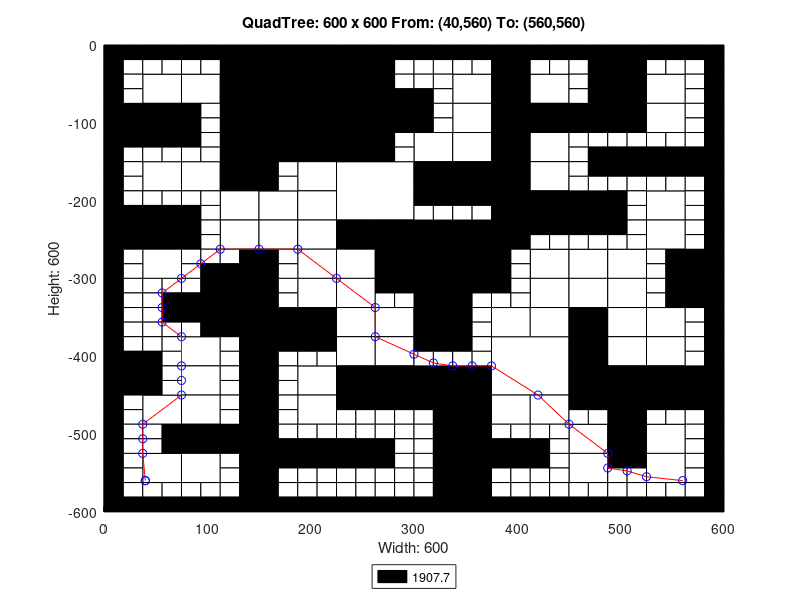

MATLAB code to generate this figure:
axis([0 600 -600 0]);
title('QuadTree: 600 x 600 From: (40,560) To: (560,560)');
xlabel('Width: 600');
ylabel('Height: 600');
rectangle('Position',[150 -75 75 75], 'FaceColor',[0 0 0]);
rectangle('Position',[150 -150 75 75], 'FaceColor',[0 0 0]);
rectangle('Position',[225 -225 75 75], 'FaceColor',[1 1 1]);
rectangle('Position',[300 -300 75 75], 'FaceColor',[0 0 0]);
rectangle('Position',[375 -450 75 75], 'FaceColor',[1 1 1]);
rectangle('Position',[37.5 -75 37.5 37.5], 'FaceColor',[1 1 1]);
rectangle('Position',[112.5 -37.5 37.5 37.5], 'FaceColor',[0 0 0]);
rectangle('Position',[75 -75 37.5 37.5], 'FaceColor',[1 1 1]);
rectangle('Position',[112.5 -75 37.5 37.5], 'FaceColor',[0 0 0]);
rectangle('Position',[0 -112.5 37.5 37.5], 'FaceColor',[0 0 0]);
rectangle('Position',[37.5 -112.5 37.5 37.5], 'FaceColor',[0 0 0]);
rectangle('Position',[112.5 -112.5 37.5 37.5], 'FaceColor',[0 0 0]);
rectangle('Position',[112.5 -150 37.5 37.5], 'FaceColor',[0 0 0]);
rectangle('Position',[225 -37.5 37.5 37.5], 'FaceColor',[0 0 0]);
rectangle('Position',[225 -75 37.5 37.5], 'FaceColor',[0 0 0]);
rectangle('Position',[225 -112.5 37.5 37.5], 'FaceColor',[0 0 0]);
rectangle('Position',[262.5 -112.5 37.5 37.5], 'FaceColor',[0 0 0]);
rectangle('Position',[225 -150 37.5 37.5], 'FaceColor',[0 0 0]);
rectangle('Position',[37.5 -187.5 37.5 37.5], 'FaceColor',[1 1 1]);
rectangle('Position',[75 -187.5 37.5 37.5], 'FaceColor',[1 1 1]);
rectangle('Position',[112.5 -187.5 37.5 37.5], 'FaceColor',[0 0 0]);
rectangle('Position',[112.5 -225 37.5 37.5], 'FaceColor',[1 1 1]);
rectangle('Position',[0 -262.5 37.5 37.5], 'FaceColor',[0 0 0]);
rectangle('Position',[37.5 -262.5 37.5 37.5], 'FaceColor',[0 0 0]);
rectangle('Position',[37.5 -300 37.5 37.5], 'FaceColor',[1 1 1]);
rectangle('Position',[112.5 -262.5 37.5 37.5], 'FaceColor',[1 1 1]);
rectangle('Position',[187.5 -187.5 37.5 37.5], 'FaceColor',[1 1 1]);
rectangle('Position',[150 -225 37.5 37.5], 'FaceColor',[1 1 1]);
rectangle('Position',[187.5 -225 37.5 37.5], 'FaceColor',[1 1 1]);
rectangle('Position',[150 -262.5 37.5 37.5], 'FaceColor',[1 1 1]);
rectangle('Position',[187.5 -262.5 37.5 37.5], 'FaceColor',[1 1 1]);
rectangle('Position',[187.5 -300 37.5 37.5], 'FaceColor',[1 1 1]);
rectangle('Position',[225 -262.5 37.5 37.5], 'FaceColor',[0 0 0]);
rectangle('Position',[262.5 -262.5 37.5 37.5], 'FaceColor',[0 0 0]);
rectangle('Position',[225 -300 37.5 37.5], 'FaceColor',[1 1 1]);
rectangle('Position',[262.5 -300 37.5 37.5], 'FaceColor',[0 0 0]);
rectangle('Position',[337.5 -75 37.5 37.5], 'FaceColor',[1 1 1]);
rectangle('Position',[375 -37.5 37.5 37.5], 'FaceColor',[0 0 0]);
rectangle('Position',[375 -75 37.5 37.5], 'FaceColor',[0 0 0]);
rectangle('Position',[412.5 -75 37.5 37.5], 'FaceColor',[1 1 1]);
rectangle('Position',[337.5 -112.5 37.5 37.5], 'FaceColor',[1 1 1]);
rectangle('Position',[300 -150 37.5 37.5], 'FaceColor',[1 1 1]);
rectangle('Position',[337.5 -150 37.5 37.5], 'FaceColor',[1 1 1]);
rectangle('Position',[375 -112.5 37.5 37.5], 'FaceColor',[0 0 0]);
rectangle('Position',[412.5 -112.5 37.5 37.5], 'FaceColor',[0 0 0]);
rectangle('Position',[375 -150 37.5 37.5], 'FaceColor',[0 0 0]);
rectangle('Position',[412.5 -150 37.5 37.5], 'FaceColor',[1 1 1]);
rectangle('Position',[487.5 -37.5 37.5 37.5], 'FaceColor',[0 0 0]);
rectangle('Position',[487.5 -75 37.5 37.5], 'FaceColor',[0 0 0]);
rectangle('Position',[525 -75 37.5 37.5], 'FaceColor',[1 1 1]);
rectangle('Position',[450 -112.5 37.5 37.5], 'FaceColor',[0 0 0]);
rectangle('Position',[487.5 -112.5 37.5 37.5], 'FaceColor',[0 0 0]);
rectangle('Position',[525 -112.5 37.5 37.5], 'FaceColor',[1 1 1]);
rectangle('Position',[300 -187.5 37.5 37.5], 'FaceColor',[0 0 0]);
rectangle('Position',[337.5 -187.5 37.5 37.5], 'FaceColor',[0 0 0]);
rectangle('Position',[375 -187.5 37.5 37.5], 'FaceColor',[0 0 0]);
rectangle('Position',[412.5 -187.5 37.5 37.5], 'FaceColor',[1 1 1]);
rectangle('Position',[375 -225 37.5 37.5], 'FaceColor',[0 0 0]);
rectangle('Position',[412.5 -225 37.5 37.5], 'FaceColor',[0 0 0]);
rectangle('Position',[375 -262.5 37.5 37.5], 'FaceColor',[0 0 0]);
rectangle('Position',[412.5 -300 37.5 37.5], 'FaceColor',[1 1 1]);
rectangle('Position',[450 -225 37.5 37.5], 'FaceColor',[0 0 0]);
rectangle('Position',[525 -225 37.5 37.5], 'FaceColor',[1 1 1]);
rectangle('Position',[450 -300 37.5 37.5], 'FaceColor',[1 1 1]);
rectangle('Position',[487.5 -300 37.5 37.5], 'FaceColor',[1 1 1]);
rectangle('Position',[525 -262.5 37.5 37.5], 'FaceColor',[1 1 1]);
rectangle('Position',[562.5 -300 37.5 37.5], 'FaceColor',[0 0 0]);
rectangle('Position',[112.5 -337.5 37.5 37.5], 'FaceColor',[0 0 0]);
rectangle('Position',[112.5 -375 37.5 37.5], 'FaceColor',[0 0 0]);
rectangle('Position',[0 -450 37.5 37.5], 'FaceColor',[0 0 0]);
rectangle('Position',[75 -412.5 37.5 37.5], 'FaceColor',[1 1 1]);
rectangle('Position',[75 -450 37.5 37.5], 'FaceColor',[1 1 1]);
rectangle('Position',[187.5 -337.5 37.5 37.5], 'FaceColor',[1 1 1]);
rectangle('Position',[150 -375 37.5 37.5], 'FaceColor',[0 0 0]);
rectangle('Position',[187.5 -375 37.5 37.5], 'FaceColor',[0 0 0]);
rectangle('Position',[225 -337.5 37.5 37.5], 'FaceColor',[1 1 1]);
rectangle('Position',[225 -375 37.5 37.5], 'FaceColor',[1 1 1]);
rectangle('Position',[262.5 -375 37.5 37.5], 'FaceColor',[1 1 1]);
rectangle('Position',[187.5 -450 37.5 37.5], 'FaceColor',[1 1 1]);
rectangle('Position',[225 -412.5 37.5 37.5], 'FaceColor',[1 1 1]);
rectangle('Position',[262.5 -412.5 37.5 37.5], 'FaceColor',[1 1 1]);
rectangle('Position',[225 -450 37.5 37.5], 'FaceColor',[0 0 0]);
rectangle('Position',[262.5 -450 37.5 37.5], 'FaceColor',[0 0 0]);
rectangle('Position',[37.5 -487.5 37.5 37.5], 'FaceColor',[1 1 1]);
rectangle('Position',[75 -487.5 37.5 37.5], 'FaceColor',[1 1 1]);
rectangle('Position',[75 -525 37.5 37.5], 'FaceColor',[0 0 0]);
rectangle('Position',[112.5 -525 37.5 37.5], 'FaceColor',[0 0 0]);
rectangle('Position',[37.5 -562.5 37.5 37.5], 'FaceColor',[1 1 1]);
rectangle('Position',[75 -562.5 37.5 37.5], 'FaceColor',[1 1 1]);
rectangle('Position',[187.5 -487.5 37.5 37.5], 'FaceColor',[1 1 1]);
rectangle('Position',[300 -337.5 37.5 37.5], 'FaceColor',[0 0 0]);
rectangle('Position',[300 -375 37.5 37.5], 'FaceColor',[0 0 0]);
rectangle('Position',[412.5 -337.5 37.5 37.5], 'FaceColor',[1 1 1]);
rectangle('Position',[375 -375 37.5 37.5], 'FaceColor',[1 1 1]);
rectangle('Position',[412.5 -375 37.5 37.5], 'FaceColor',[1 1 1]);
rectangle('Position',[300 -450 37.5 37.5], 'FaceColor',[0 0 0]);
rectangle('Position',[337.5 -450 37.5 37.5], 'FaceColor',[0 0 0]);
rectangle('Position',[450 -337.5 37.5 37.5], 'FaceColor',[1 1 1]);
rectangle('Position',[487.5 -337.5 37.5 37.5], 'FaceColor',[1 1 1]);
rectangle('Position',[450 -375 37.5 37.5], 'FaceColor',[0 0 0]);
rectangle('Position',[487.5 -375 37.5 37.5], 'FaceColor',[1 1 1]);
rectangle('Position',[562.5 -337.5 37.5 37.5], 'FaceColor',[0 0 0]);
rectangle('Position',[525 -375 37.5 37.5], 'FaceColor',[1 1 1]);
rectangle('Position',[450 -412.5 37.5 37.5], 'FaceColor',[0 0 0]);
rectangle('Position',[487.5 -412.5 37.5 37.5], 'FaceColor',[1 1 1]);
rectangle('Position',[450 -450 37.5 37.5], 'FaceColor',[0 0 0]);
rectangle('Position',[487.5 -450 37.5 37.5], 'FaceColor',[0 0 0]);
rectangle('Position',[525 -412.5 37.5 37.5], 'FaceColor',[1 1 1]);
rectangle('Position',[525 -450 37.5 37.5], 'FaceColor',[0 0 0]);
rectangle('Position',[562.5 -450 37.5 37.5], 'FaceColor',[0 0 0]);
rectangle('Position',[337.5 -487.5 37.5 37.5], 'FaceColor',[0 0 0]);
rectangle('Position',[337.5 -525 37.5 37.5], 'FaceColor',[0 0 0]);
rectangle('Position',[375 -487.5 37.5 37.5], 'FaceColor',[1 1 1]);
rectangle('Position',[412.5 -487.5 37.5 37.5], 'FaceColor',[1 1 1]);
rectangle('Position',[337.5 -562.5 37.5 37.5], 'FaceColor',[0 0 0]);
rectangle('Position',[337.5 -600 37.5 37.5], 'FaceColor',[0 0 0]);
rectangle('Position',[487.5 -487.5 37.5 37.5], 'FaceColor',[0 0 0]);
rectangle('Position',[450 -525 37.5 37.5], 'FaceColor',[1 1 1]);
rectangle('Position',[487.5 -525 37.5 37.5], 'FaceColor',[0 0 0]);
rectangle('Position',[525 -525 37.5 37.5], 'FaceColor',[1 1 1]);
rectangle('Position',[450 -562.5 37.5 37.5], 'FaceColor',[1 1 1]);
rectangle('Position',[525 -562.5 37.5 37.5], 'FaceColor',[1 1 1]);
rectangle('Position',[0 -18.75 18.75 18.75], 'FaceColor',[0 0 0]);
rectangle('Position',[18.75 -18.75 18.75 18.75], 'FaceColor',[0 0 0]);
rectangle('Position',[0 -37.5 18.75 18.75], 'FaceColor',[0 0 0]);
rectangle('Position',[18.75 -37.5 18.75 18.75], 'FaceColor',[1 1 1]);
rectangle('Position',[37.5 -18.75 18.75 18.75], 'FaceColor',[0 0 0]);
rectangle('Position',[56.25 -18.75 18.75 18.75], 'FaceColor',[0 0 0]);
rectangle('Position',[37.5 -37.5 18.75 18.75], 'FaceColor',[1 1 1]);
rectangle('Position',[56.25 -37.5 18.75 18.75], 'FaceColor',[1 1 1]);
rectangle('Position',[0 -56.25 18.75 18.75], 'FaceColor',[0 0 0]);
rectangle('Position',[18.75 -56.25 18.75 18.75], 'FaceColor',[1 1 1]);
rectangle('Position',[0 -75 18.75 18.75], 'FaceColor',[0 0 0]);
rectangle('Position',[18.75 -75 18.75 18.75], 'FaceColor',[1 1 1]);
rectangle('Position',[75 -18.75 18.75 18.75], 'FaceColor',[0 0 0]);
rectangle('Position',[93.75 -18.75 18.75 18.75], 'FaceColor',[0 0 0]);
rectangle('Position',[75 -37.5 18.75 18.75], 'FaceColor',[1 1 1]);
rectangle('Position',[93.75 -37.5 18.75 18.75], 'FaceColor',[1 1 1]);
rectangle('Position',[0 -131.25 18.75 18.75], 'FaceColor',[0 0 0]);
rectangle('Position',[18.75 -131.25 18.75 18.75], 'FaceColor',[0 0 0]);
rectangle('Position',[0 -150 18.75 18.75], 'FaceColor',[0 0 0]);
rectangle('Position',[18.75 -150 18.75 18.75], 'FaceColor',[1 1 1]);
rectangle('Position',[37.5 -131.25 18.75 18.75], 'FaceColor',[0 0 0]);
rectangle('Position',[56.25 -131.25 18.75 18.75], 'FaceColor',[0 0 0]);
rectangle('Position',[37.5 -150 18.75 18.75], 'FaceColor',[1 1 1]);
rectangle('Position',[56.25 -150 18.75 18.75], 'FaceColor',[1 1 1]);
rectangle('Position',[75 -93.75 18.75 18.75], 'FaceColor',[0 0 0]);
rectangle('Position',[93.75 -93.75 18.75 18.75], 'FaceColor',[1 1 1]);
rectangle('Position',[75 -112.5 18.75 18.75], 'FaceColor',[0 0 0]);
rectangle('Position',[93.75 -112.5 18.75 18.75], 'FaceColor',[1 1 1]);
rectangle('Position',[75 -131.25 18.75 18.75], 'FaceColor',[0 0 0]);
rectangle('Position',[93.75 -131.25 18.75 18.75], 'FaceColor',[1 1 1]);
rectangle('Position',[75 -150 18.75 18.75], 'FaceColor',[1 1 1]);
rectangle('Position',[93.75 -150 18.75 18.75], 'FaceColor',[1 1 1]);
rectangle('Position',[262.5 -18.75 18.75 18.75], 'FaceColor',[0 0 0]);
rectangle('Position',[281.25 -18.75 18.75 18.75], 'FaceColor',[0 0 0]);
rectangle('Position',[262.5 -37.5 18.75 18.75], 'FaceColor',[0 0 0]);
rectangle('Position',[281.25 -37.5 18.75 18.75], 'FaceColor',[1 1 1]);
rectangle('Position',[262.5 -56.25 18.75 18.75], 'FaceColor',[0 0 0]);
rectangle('Position',[281.25 -56.25 18.75 18.75], 'FaceColor',[1 1 1]);
rectangle('Position',[262.5 -75 18.75 18.75], 'FaceColor',[0 0 0]);
rectangle('Position',[281.25 -75 18.75 18.75], 'FaceColor',[0 0 0]);
rectangle('Position',[262.5 -131.25 18.75 18.75], 'FaceColor',[0 0 0]);
rectangle('Position',[281.25 -131.25 18.75 18.75], 'FaceColor',[1 1 1]);
rectangle('Position',[262.5 -150 18.75 18.75], 'FaceColor',[0 0 0]);
rectangle('Position',[281.25 -150 18.75 18.75], 'FaceColor',[1 1 1]);
rectangle('Position',[0 -168.75 18.75 18.75], 'FaceColor',[0 0 0]);
rectangle('Position',[18.75 -168.75 18.75 18.75], 'FaceColor',[1 1 1]);
rectangle('Position',[0 -187.5 18.75 18.75], 'FaceColor',[0 0 0]);
rectangle('Position',[18.75 -187.5 18.75 18.75], 'FaceColor',[1 1 1]);
rectangle('Position',[0 -206.25 18.75 18.75], 'FaceColor',[0 0 0]);
rectangle('Position',[18.75 -206.25 18.75 18.75], 'FaceColor',[1 1 1]);
rectangle('Position',[0 -225 18.75 18.75], 'FaceColor',[0 0 0]);
rectangle('Position',[18.75 -225 18.75 18.75], 'FaceColor',[0 0 0]);
rectangle('Position',[37.5 -206.25 18.75 18.75], 'FaceColor',[1 1 1]);
rectangle('Position',[56.25 -206.25 18.75 18.75], 'FaceColor',[1 1 1]);
rectangle('Position',[37.5 -225 18.75 18.75], 'FaceColor',[0 0 0]);
rectangle('Position',[56.25 -225 18.75 18.75], 'FaceColor',[0 0 0]);
rectangle('Position',[75 -206.25 18.75 18.75], 'FaceColor',[1 1 1]);
rectangle('Position',[93.75 -206.25 18.75 18.75], 'FaceColor',[1 1 1]);
rectangle('Position',[75 -225 18.75 18.75], 'FaceColor',[0 0 0]);
rectangle('Position',[93.75 -225 18.75 18.75], 'FaceColor',[1 1 1]);
rectangle('Position',[0 -281.25 18.75 18.75], 'FaceColor',[0 0 0]);
rectangle('Position',[18.75 -281.25 18.75 18.75], 'FaceColor',[1 1 1]);
rectangle('Position',[0 -300 18.75 18.75], 'FaceColor',[0 0 0]);
rectangle('Position',[18.75 -300 18.75 18.75], 'FaceColor',[1 1 1]);
rectangle('Position',[75 -243.75 18.75 18.75], 'FaceColor',[0 0 0]);
rectangle('Position',[93.75 -243.75 18.75 18.75], 'FaceColor',[1 1 1]);
rectangle('Position',[75 -262.5 18.75 18.75], 'FaceColor',[0 0 0]);
rectangle('Position',[93.75 -262.5 18.75 18.75], 'FaceColor',[1 1 1]);
rectangle('Position',[75 -281.25 18.75 18.75], 'FaceColor',[1 1 1]);
rectangle('Position',[93.75 -281.25 18.75 18.75], 'FaceColor',[1 1 1]);
rectangle('Position',[75 -300 18.75 18.75], 'FaceColor',[1 1 1]);
rectangle('Position',[93.75 -300 18.75 18.75], 'FaceColor',[0 0 0]);
rectangle('Position',[112.5 -281.25 18.75 18.75], 'FaceColor',[1 1 1]);
rectangle('Position',[131.25 -281.25 18.75 18.75], 'FaceColor',[0 0 0]);
rectangle('Position',[112.5 -300 18.75 18.75], 'FaceColor',[0 0 0]);
rectangle('Position',[131.25 -300 18.75 18.75], 'FaceColor',[0 0 0]);
rectangle('Position',[150 -168.75 18.75 18.75], 'FaceColor',[0 0 0]);
rectangle('Position',[168.75 -168.75 18.75 18.75], 'FaceColor',[1 1 1]);
rectangle('Position',[150 -187.5 18.75 18.75], 'FaceColor',[0 0 0]);
rectangle('Position',[168.75 -187.5 18.75 18.75], 'FaceColor',[1 1 1]);
rectangle('Position',[150 -281.25 18.75 18.75], 'FaceColor',[0 0 0]);
rectangle('Position',[168.75 -281.25 18.75 18.75], 'FaceColor',[1 1 1]);
rectangle('Position',[150 -300 18.75 18.75], 'FaceColor',[0 0 0]);
rectangle('Position',[168.75 -300 18.75 18.75], 'FaceColor',[1 1 1]);
rectangle('Position',[300 -18.75 18.75 18.75], 'FaceColor',[0 0 0]);
rectangle('Position',[318.75 -18.75 18.75 18.75], 'FaceColor',[0 0 0]);
rectangle('Position',[300 -37.5 18.75 18.75], 'FaceColor',[1 1 1]);
rectangle('Position',[318.75 -37.5 18.75 18.75], 'FaceColor',[1 1 1]);
rectangle('Position',[337.5 -18.75 18.75 18.75], 'FaceColor',[0 0 0]);
rectangle('Position',[356.25 -18.75 18.75 18.75], 'FaceColor',[0 0 0]);
rectangle('Position',[337.5 -37.5 18.75 18.75], 'FaceColor',[1 1 1]);
rectangle('Position',[356.25 -37.5 18.75 18.75], 'FaceColor',[1 1 1]);
rectangle('Position',[300 -56.25 18.75 18.75], 'FaceColor',[1 1 1]);
rectangle('Position',[318.75 -56.25 18.75 18.75], 'FaceColor',[1 1 1]);
rectangle('Position',[300 -75 18.75 18.75], 'FaceColor',[0 0 0]);
rectangle('Position',[318.75 -75 18.75 18.75], 'FaceColor',[1 1 1]);
rectangle('Position',[412.5 -18.75 18.75 18.75], 'FaceColor',[0 0 0]);
rectangle('Position',[431.25 -18.75 18.75 18.75], 'FaceColor',[0 0 0]);
rectangle('Position',[412.5 -37.5 18.75 18.75], 'FaceColor',[1 1 1]);
rectangle('Position',[431.25 -37.5 18.75 18.75], 'FaceColor',[1 1 1]);
rectangle('Position',[300 -93.75 18.75 18.75], 'FaceColor',[0 0 0]);
rectangle('Position',[318.75 -93.75 18.75 18.75], 'FaceColor',[1 1 1]);
rectangle('Position',[300 -112.5 18.75 18.75], 'FaceColor',[0 0 0]);
rectangle('Position',[318.75 -112.5 18.75 18.75], 'FaceColor',[1 1 1]);
rectangle('Position',[450 -18.75 18.75 18.75], 'FaceColor',[0 0 0]);
rectangle('Position',[468.75 -18.75 18.75 18.75], 'FaceColor',[0 0 0]);
rectangle('Position',[450 -37.5 18.75 18.75], 'FaceColor',[1 1 1]);
rectangle('Position',[468.75 -37.5 18.75 18.75], 'FaceColor',[0 0 0]);
rectangle('Position',[450 -56.25 18.75 18.75], 'FaceColor',[1 1 1]);
rectangle('Position',[468.75 -56.25 18.75 18.75], 'FaceColor',[0 0 0]);
rectangle('Position',[450 -75 18.75 18.75], 'FaceColor',[1 1 1]);
rectangle('Position',[468.75 -75 18.75 18.75], 'FaceColor',[0 0 0]);
rectangle('Position',[525 -18.75 18.75 18.75], 'FaceColor',[0 0 0]);
rectangle('Position',[543.75 -18.75 18.75 18.75], 'FaceColor',[0 0 0]);
rectangle('Position',[525 -37.5 18.75 18.75], 'FaceColor',[1 1 1]);
rectangle('Position',[543.75 -37.5 18.75 18.75], 'FaceColor',[1 1 1]);
rectangle('Position',[562.5 -18.75 18.75 18.75], 'FaceColor',[0 0 0]);
rectangle('Position',[581.25 -18.75 18.75 18.75], 'FaceColor',[0 0 0]);
rectangle('Position',[562.5 -37.5 18.75 18.75], 'FaceColor',[1 1 1]);
rectangle('Position',[581.25 -37.5 18.75 18.75], 'FaceColor',[0 0 0]);
rectangle('Position',[562.5 -56.25 18.75 18.75], 'FaceColor',[1 1 1]);
rectangle('Position',[581.25 -56.25 18.75 18.75], 'FaceColor',[0 0 0]);
rectangle('Position',[562.5 -75 18.75 18.75], 'FaceColor',[1 1 1]);
rectangle('Position',[581.25 -75 18.75 18.75], 'FaceColor',[0 0 0]);
rectangle('Position',[450 -131.25 18.75 18.75], 'FaceColor',[1 1 1]);
rectangle('Position',[468.75 -131.25 18.75 18.75], 'FaceColor',[1 1 1]);
rectangle('Position',[450 -150 18.75 18.75], 'FaceColor',[1 1 1]);
rectangle('Position',[468.75 -150 18.75 18.75], 'FaceColor',[0 0 0]);
rectangle('Position',[487.5 -131.25 18.75 18.75], 'FaceColor',[1 1 1]);
rectangle('Position',[506.25 -131.25 18.75 18.75], 'FaceColor',[1 1 1]);
rectangle('Position',[487.5 -150 18.75 18.75], 'FaceColor',[0 0 0]);
rectangle('Position',[506.25 -150 18.75 18.75], 'FaceColor',[0 0 0]);
rectangle('Position',[562.5 -93.75 18.75 18.75], 'FaceColor',[1 1 1]);
rectangle('Position',[581.25 -93.75 18.75 18.75], 'FaceColor',[0 0 0]);
rectangle('Position',[562.5 -112.5 18.75 18.75], 'FaceColor',[1 1 1]);
rectangle('Position',[581.25 -112.5 18.75 18.75], 'FaceColor',[0 0 0]);
rectangle('Position',[525 -131.25 18.75 18.75], 'FaceColor',[1 1 1]);
rectangle('Position',[543.75 -131.25 18.75 18.75], 'FaceColor',[1 1 1]);
rectangle('Position',[525 -150 18.75 18.75], 'FaceColor',[0 0 0]);
rectangle('Position',[543.75 -150 18.75 18.75], 'FaceColor',[0 0 0]);
rectangle('Position',[562.5 -131.25 18.75 18.75], 'FaceColor',[1 1 1]);
rectangle('Position',[581.25 -131.25 18.75 18.75], 'FaceColor',[0 0 0]);
rectangle('Position',[562.5 -150 18.75 18.75], 'FaceColor',[0 0 0]);
rectangle('Position',[581.25 -150 18.75 18.75], 'FaceColor',[0 0 0]);
rectangle('Position',[300 -206.25 18.75 18.75], 'FaceColor',[0 0 0]);
rectangle('Position',[318.75 -206.25 18.75 18.75], 'FaceColor',[0 0 0]);
rectangle('Position',[300 -225 18.75 18.75], 'FaceColor',[1 1 1]);
rectangle('Position',[318.75 -225 18.75 18.75], 'FaceColor',[1 1 1]);
rectangle('Position',[337.5 -206.25 18.75 18.75], 'FaceColor',[0 0 0]);
rectangle('Position',[356.25 -206.25 18.75 18.75], 'FaceColor',[0 0 0]);
rectangle('Position',[337.5 -225 18.75 18.75], 'FaceColor',[1 1 1]);
rectangle('Position',[356.25 -225 18.75 18.75], 'FaceColor',[1 1 1]);
rectangle('Position',[412.5 -243.75 18.75 18.75], 'FaceColor',[0 0 0]);
rectangle('Position',[431.25 -243.75 18.75 18.75], 'FaceColor',[0 0 0]);
rectangle('Position',[412.5 -262.5 18.75 18.75], 'FaceColor',[1 1 1]);
rectangle('Position',[431.25 -262.5 18.75 18.75], 'FaceColor',[1 1 1]);
rectangle('Position',[375 -281.25 18.75 18.75], 'FaceColor',[0 0 0]);
rectangle('Position',[393.75 -281.25 18.75 18.75], 'FaceColor',[1 1 1]);
rectangle('Position',[375 -300 18.75 18.75], 'FaceColor',[0 0 0]);
rectangle('Position',[393.75 -300 18.75 18.75], 'FaceColor',[1 1 1]);
rectangle('Position',[450 -168.75 18.75 18.75], 'FaceColor',[1 1 1]);
rectangle('Position',[468.75 -168.75 18.75 18.75], 'FaceColor',[0 0 0]);
rectangle('Position',[450 -187.5 18.75 18.75], 'FaceColor',[1 1 1]);
rectangle('Position',[468.75 -187.5 18.75 18.75], 'FaceColor',[1 1 1]);
rectangle('Position',[487.5 -168.75 18.75 18.75], 'FaceColor',[0 0 0]);
rectangle('Position',[506.25 -168.75 18.75 18.75], 'FaceColor',[0 0 0]);
rectangle('Position',[487.5 -187.5 18.75 18.75], 'FaceColor',[1 1 1]);
rectangle('Position',[506.25 -187.5 18.75 18.75], 'FaceColor',[1 1 1]);
rectangle('Position',[487.5 -206.25 18.75 18.75], 'FaceColor',[0 0 0]);
rectangle('Position',[506.25 -206.25 18.75 18.75], 'FaceColor',[1 1 1]);
rectangle('Position',[487.5 -225 18.75 18.75], 'FaceColor',[0 0 0]);
rectangle('Position',[506.25 -225 18.75 18.75], 'FaceColor',[1 1 1]);
rectangle('Position',[525 -168.75 18.75 18.75], 'FaceColor',[0 0 0]);
rectangle('Position',[543.75 -168.75 18.75 18.75], 'FaceColor',[0 0 0]);
rectangle('Position',[525 -187.5 18.75 18.75], 'FaceColor',[1 1 1]);
rectangle('Position',[543.75 -187.5 18.75 18.75], 'FaceColor',[1 1 1]);
rectangle('Position',[562.5 -168.75 18.75 18.75], 'FaceColor',[0 0 0]);
rectangle('Position',[581.25 -168.75 18.75 18.75], 'FaceColor',[0 0 0]);
rectangle('Position',[562.5 -187.5 18.75 18.75], 'FaceColor',[1 1 1]);
rectangle('Position',[581.25 -187.5 18.75 18.75], 'FaceColor',[0 0 0]);
rectangle('Position',[562.5 -206.25 18.75 18.75], 'FaceColor',[1 1 1]);
rectangle('Position',[581.25 -206.25 18.75 18.75], 'FaceColor',[0 0 0]);
rectangle('Position',[562.5 -225 18.75 18.75], 'FaceColor',[1 1 1]);
rectangle('Position',[581.25 -225 18.75 18.75], 'FaceColor',[0 0 0]);
rectangle('Position',[450 -243.75 18.75 18.75], 'FaceColor',[0 0 0]);
rectangle('Position',[468.75 -243.75 18.75 18.75], 'FaceColor',[0 0 0]);
rectangle('Position',[450 -262.5 18.75 18.75], 'FaceColor',[1 1 1]);
rectangle('Position',[468.75 -262.5 18.75 18.75], 'FaceColor',[1 1 1]);
rectangle('Position',[487.5 -243.75 18.75 18.75], 'FaceColor',[0 0 0]);
rectangle('Position',[506.25 -243.75 18.75 18.75], 'FaceColor',[1 1 1]);
rectangle('Position',[487.5 -262.5 18.75 18.75], 'FaceColor',[1 1 1]);
rectangle('Position',[506.25 -262.5 18.75 18.75], 'FaceColor',[1 1 1]);
rectangle('Position',[562.5 -243.75 18.75 18.75], 'FaceColor',[1 1 1]);
rectangle('Position',[581.25 -243.75 18.75 18.75], 'FaceColor',[0 0 0]);
rectangle('Position',[562.5 -262.5 18.75 18.75], 'FaceColor',[1 1 1]);
rectangle('Position',[581.25 -262.5 18.75 18.75], 'FaceColor',[0 0 0]);
rectangle('Position',[525 -281.25 18.75 18.75], 'FaceColor',[1 1 1]);
rectangle('Position',[543.75 -281.25 18.75 18.75], 'FaceColor',[0 0 0]);
rectangle('Position',[525 -300 18.75 18.75], 'FaceColor',[1 1 1]);
rectangle('Position',[543.75 -300 18.75 18.75], 'FaceColor',[0 0 0]);
rectangle('Position',[0 -318.75 18.75 18.75], 'FaceColor',[0 0 0]);
rectangle('Position',[18.75 -318.75 18.75 18.75], 'FaceColor',[1 1 1]);
rectangle('Position',[0 -337.5 18.75 18.75], 'FaceColor',[0 0 0]);
rectangle('Position',[18.75 -337.5 18.75 18.75], 'FaceColor',[1 1 1]);
rectangle('Position',[37.5 -318.75 18.75 18.75], 'FaceColor',[1 1 1]);
rectangle('Position',[56.25 -318.75 18.75 18.75], 'FaceColor',[1 1 1]);
rectangle('Position',[37.5 -337.5 18.75 18.75], 'FaceColor',[1 1 1]);
rectangle('Position',[56.25 -337.5 18.75 18.75], 'FaceColor',[0 0 0]);
rectangle('Position',[0 -356.25 18.75 18.75], 'FaceColor',[0 0 0]);
rectangle('Position',[18.75 -356.25 18.75 18.75], 'FaceColor',[1 1 1]);
rectangle('Position',[0 -375 18.75 18.75], 'FaceColor',[0 0 0]);
rectangle('Position',[18.75 -375 18.75 18.75], 'FaceColor',[1 1 1]);
rectangle('Position',[37.5 -356.25 18.75 18.75], 'FaceColor',[1 1 1]);
rectangle('Position',[56.25 -356.25 18.75 18.75], 'FaceColor',[0 0 0]);
rectangle('Position',[37.5 -375 18.75 18.75], 'FaceColor',[1 1 1]);
rectangle('Position',[56.25 -375 18.75 18.75], 'FaceColor',[1 1 1]);
rectangle('Position',[75 -318.75 18.75 18.75], 'FaceColor',[1 1 1]);
rectangle('Position',[93.75 -318.75 18.75 18.75], 'FaceColor',[0 0 0]);
rectangle('Position',[75 -337.5 18.75 18.75], 'FaceColor',[0 0 0]);
rectangle('Position',[93.75 -337.5 18.75 18.75], 'FaceColor',[0 0 0]);
rectangle('Position',[75 -356.25 18.75 18.75], 'FaceColor',[0 0 0]);
rectangle('Position',[93.75 -356.25 18.75 18.75], 'FaceColor',[0 0 0]);
rectangle('Position',[75 -375 18.75 18.75], 'FaceColor',[1 1 1]);
rectangle('Position',[93.75 -375 18.75 18.75], 'FaceColor',[0 0 0]);
rectangle('Position',[0 -393.75 18.75 18.75], 'FaceColor',[0 0 0]);
rectangle('Position',[18.75 -393.75 18.75 18.75], 'FaceColor',[1 1 1]);
rectangle('Position',[0 -412.5 18.75 18.75], 'FaceColor',[0 0 0]);
rectangle('Position',[18.75 -412.5 18.75 18.75], 'FaceColor',[0 0 0]);
rectangle('Position',[37.5 -393.75 18.75 18.75], 'FaceColor',[1 1 1]);
rectangle('Position',[56.25 -393.75 18.75 18.75], 'FaceColor',[1 1 1]);
rectangle('Position',[37.5 -412.5 18.75 18.75], 'FaceColor',[0 0 0]);
rectangle('Position',[56.25 -412.5 18.75 18.75], 'FaceColor',[1 1 1]);
rectangle('Position',[37.5 -431.25 18.75 18.75], 'FaceColor',[0 0 0]);
rectangle('Position',[56.25 -431.25 18.75 18.75], 'FaceColor',[1 1 1]);
rectangle('Position',[37.5 -450 18.75 18.75], 'FaceColor',[0 0 0]);
rectangle('Position',[56.25 -450 18.75 18.75], 'FaceColor',[1 1 1]);
rectangle('Position',[112.5 -393.75 18.75 18.75], 'FaceColor',[1 1 1]);
rectangle('Position',[131.25 -393.75 18.75 18.75], 'FaceColor',[0 0 0]);
rectangle('Position',[112.5 -412.5 18.75 18.75], 'FaceColor',[1 1 1]);
rectangle('Position',[131.25 -412.5 18.75 18.75], 'FaceColor',[0 0 0]);
rectangle('Position',[112.5 -431.25 18.75 18.75], 'FaceColor',[1 1 1]);
rectangle('Position',[131.25 -431.25 18.75 18.75], 'FaceColor',[0 0 0]);
rectangle('Position',[112.5 -450 18.75 18.75], 'FaceColor',[1 1 1]);
rectangle('Position',[131.25 -450 18.75 18.75], 'FaceColor',[0 0 0]);
rectangle('Position',[150 -318.75 18.75 18.75], 'FaceColor',[0 0 0]);
rectangle('Position',[168.75 -318.75 18.75 18.75], 'FaceColor',[1 1 1]);
rectangle('Position',[150 -337.5 18.75 18.75], 'FaceColor',[0 0 0]);
rectangle('Position',[168.75 -337.5 18.75 18.75], 'FaceColor',[1 1 1]);
rectangle('Position',[262.5 -318.75 18.75 18.75], 'FaceColor',[0 0 0]);
rectangle('Position',[281.25 -318.75 18.75 18.75], 'FaceColor',[0 0 0]);
rectangle('Position',[262.5 -337.5 18.75 18.75], 'FaceColor',[1 1 1]);
rectangle('Position',[281.25 -337.5 18.75 18.75], 'FaceColor',[1 1 1]);
rectangle('Position',[150 -393.75 18.75 18.75], 'FaceColor',[0 0 0]);
rectangle('Position',[168.75 -393.75 18.75 18.75], 'FaceColor',[0 0 0]);
rectangle('Position',[150 -412.5 18.75 18.75], 'FaceColor',[0 0 0]);
rectangle('Position',[168.75 -412.5 18.75 18.75], 'FaceColor',[1 1 1]);
rectangle('Position',[187.5 -393.75 18.75 18.75], 'FaceColor',[0 0 0]);
rectangle('Position',[206.25 -393.75 18.75 18.75], 'FaceColor',[0 0 0]);
rectangle('Position',[187.5 -412.5 18.75 18.75], 'FaceColor',[1 1 1]);
rectangle('Position',[206.25 -412.5 18.75 18.75], 'FaceColor',[1 1 1]);
rectangle('Position',[150 -431.25 18.75 18.75], 'FaceColor',[0 0 0]);
rectangle('Position',[168.75 -431.25 18.75 18.75], 'FaceColor',[1 1 1]);
rectangle('Position',[150 -450 18.75 18.75], 'FaceColor',[0 0 0]);
rectangle('Position',[168.75 -450 18.75 18.75], 'FaceColor',[1 1 1]);
rectangle('Position',[0 -468.75 18.75 18.75], 'FaceColor',[0 0 0]);
rectangle('Position',[18.75 -468.75 18.75 18.75], 'FaceColor',[1 1 1]);
rectangle('Position',[0 -487.5 18.75 18.75], 'FaceColor',[0 0 0]);
rectangle('Position',[18.75 -487.5 18.75 18.75], 'FaceColor',[1 1 1]);
rectangle('Position',[0 -506.25 18.75 18.75], 'FaceColor',[0 0 0]);
rectangle('Position',[18.75 -506.25 18.75 18.75], 'FaceColor',[1 1 1]);
rectangle('Position',[0 -525 18.75 18.75], 'FaceColor',[0 0 0]);
rectangle('Position',[18.75 -525 18.75 18.75], 'FaceColor',[1 1 1]);
rectangle('Position',[37.5 -506.25 18.75 18.75], 'FaceColor',[1 1 1]);
rectangle('Position',[56.25 -506.25 18.75 18.75], 'FaceColor',[0 0 0]);
rectangle('Position',[37.5 -525 18.75 18.75], 'FaceColor',[1 1 1]);
rectangle('Position',[56.25 -525 18.75 18.75], 'FaceColor',[0 0 0]);
rectangle('Position',[112.5 -468.75 18.75 18.75], 'FaceColor',[1 1 1]);
rectangle('Position',[131.25 -468.75 18.75 18.75], 'FaceColor',[0 0 0]);
rectangle('Position',[112.5 -487.5 18.75 18.75], 'FaceColor',[1 1 1]);
rectangle('Position',[131.25 -487.5 18.75 18.75], 'FaceColor',[0 0 0]);
rectangle('Position',[0 -543.75 18.75 18.75], 'FaceColor',[0 0 0]);
rectangle('Position',[18.75 -543.75 18.75 18.75], 'FaceColor',[1 1 1]);
rectangle('Position',[0 -562.5 18.75 18.75], 'FaceColor',[0 0 0]);
rectangle('Position',[18.75 -562.5 18.75 18.75], 'FaceColor',[1 1 1]);
rectangle('Position',[0 -581.25 18.75 18.75], 'FaceColor',[0 0 0]);
rectangle('Position',[18.75 -581.25 18.75 18.75], 'FaceColor',[1 1 1]);
rectangle('Position',[0 -600 18.75 18.75], 'FaceColor',[0 0 0]);
rectangle('Position',[18.75 -600 18.75 18.75], 'FaceColor',[0 0 0]);
rectangle('Position',[37.5 -581.25 18.75 18.75], 'FaceColor',[1 1 1]);
rectangle('Position',[56.25 -581.25 18.75 18.75], 'FaceColor',[1 1 1]);
rectangle('Position',[37.5 -600 18.75 18.75], 'FaceColor',[0 0 0]);
rectangle('Position',[56.25 -600 18.75 18.75], 'FaceColor',[0 0 0]);
rectangle('Position',[112.5 -543.75 18.75 18.75], 'FaceColor',[1 1 1]);
rectangle('Position',[131.25 -543.75 18.75 18.75], 'FaceColor',[0 0 0]);
rectangle('Position',[112.5 -562.5 18.75 18.75], 'FaceColor',[1 1 1]);
rectangle('Position',[131.25 -562.5 18.75 18.75], 'FaceColor',[0 0 0]);
rectangle('Position',[75 -581.25 18.75 18.75], 'FaceColor',[1 1 1]);
rectangle('Position',[93.75 -581.25 18.75 18.75], 'FaceColor',[1 1 1]);
rectangle('Position',[75 -600 18.75 18.75], 'FaceColor',[0 0 0]);
rectangle('Position',[93.75 -600 18.75 18.75], 'FaceColor',[0 0 0]);
rectangle('Position',[112.5 -581.25 18.75 18.75], 'FaceColor',[1 1 1]);
rectangle('Position',[131.25 -581.25 18.75 18.75], 'FaceColor',[0 0 0]);
rectangle('Position',[112.5 -600 18.75 18.75], 'FaceColor',[0 0 0]);
rectangle('Position',[131.25 -600 18.75 18.75], 'FaceColor',[0 0 0]);
rectangle('Position',[150 -468.75 18.75 18.75], 'FaceColor',[0 0 0]);
rectangle('Position',[168.75 -468.75 18.75 18.75], 'FaceColor',[1 1 1]);
rectangle('Position',[150 -487.5 18.75 18.75], 'FaceColor',[0 0 0]);
rectangle('Position',[168.75 -487.5 18.75 18.75], 'FaceColor',[1 1 1]);
rectangle('Position',[150 -506.25 18.75 18.75], 'FaceColor',[0 0 0]);
rectangle('Position',[168.75 -506.25 18.75 18.75], 'FaceColor',[1 1 1]);
rectangle('Position',[150 -525 18.75 18.75], 'FaceColor',[0 0 0]);
rectangle('Position',[168.75 -525 18.75 18.75], 'FaceColor',[0 0 0]);
rectangle('Position',[187.5 -506.25 18.75 18.75], 'FaceColor',[1 1 1]);
rectangle('Position',[206.25 -506.25 18.75 18.75], 'FaceColor',[1 1 1]);
rectangle('Position',[187.5 -525 18.75 18.75], 'FaceColor',[0 0 0]);
rectangle('Position',[206.25 -525 18.75 18.75], 'FaceColor',[0 0 0]);
rectangle('Position',[225 -468.75 18.75 18.75], 'FaceColor',[0 0 0]);
rectangle('Position',[243.75 -468.75 18.75 18.75], 'FaceColor',[0 0 0]);
rectangle('Position',[225 -487.5 18.75 18.75], 'FaceColor',[1 1 1]);
rectangle('Position',[243.75 -487.5 18.75 18.75], 'FaceColor',[1 1 1]);
rectangle('Position',[262.5 -468.75 18.75 18.75], 'FaceColor',[0 0 0]);
rectangle('Position',[281.25 -468.75 18.75 18.75], 'FaceColor',[0 0 0]);
rectangle('Position',[262.5 -487.5 18.75 18.75], 'FaceColor',[1 1 1]);
rectangle('Position',[281.25 -487.5 18.75 18.75], 'FaceColor',[1 1 1]);
rectangle('Position',[225 -506.25 18.75 18.75], 'FaceColor',[1 1 1]);
rectangle('Position',[243.75 -506.25 18.75 18.75], 'FaceColor',[1 1 1]);
rectangle('Position',[225 -525 18.75 18.75], 'FaceColor',[0 0 0]);
rectangle('Position',[243.75 -525 18.75 18.75], 'FaceColor',[0 0 0]);
rectangle('Position',[262.5 -506.25 18.75 18.75], 'FaceColor',[1 1 1]);
rectangle('Position',[281.25 -506.25 18.75 18.75], 'FaceColor',[1 1 1]);
rectangle('Position',[262.5 -525 18.75 18.75], 'FaceColor',[0 0 0]);
rectangle('Position',[281.25 -525 18.75 18.75], 'FaceColor',[1 1 1]);
rectangle('Position',[150 -543.75 18.75 18.75], 'FaceColor',[0 0 0]);
rectangle('Position',[168.75 -543.75 18.75 18.75], 'FaceColor',[0 0 0]);
rectangle('Position',[150 -562.5 18.75 18.75], 'FaceColor',[0 0 0]);
rectangle('Position',[168.75 -562.5 18.75 18.75], 'FaceColor',[1 1 1]);
rectangle('Position',[187.5 -543.75 18.75 18.75], 'FaceColor',[0 0 0]);
rectangle('Position',[206.25 -543.75 18.75 18.75], 'FaceColor',[0 0 0]);
rectangle('Position',[187.5 -562.5 18.75 18.75], 'FaceColor',[1 1 1]);
rectangle('Position',[206.25 -562.5 18.75 18.75], 'FaceColor',[1 1 1]);
rectangle('Position',[150 -581.25 18.75 18.75], 'FaceColor',[0 0 0]);
rectangle('Position',[168.75 -581.25 18.75 18.75], 'FaceColor',[1 1 1]);
rectangle('Position',[150 -600 18.75 18.75], 'FaceColor',[0 0 0]);
rectangle('Position',[168.75 -600 18.75 18.75], 'FaceColor',[0 0 0]);
rectangle('Position',[187.5 -581.25 18.75 18.75], 'FaceColor',[1 1 1]);
rectangle('Position',[206.25 -581.25 18.75 18.75], 'FaceColor',[1 1 1]);
rectangle('Position',[187.5 -600 18.75 18.75], 'FaceColor',[0 0 0]);
rectangle('Position',[206.25 -600 18.75 18.75], 'FaceColor',[0 0 0]);
rectangle('Position',[225 -543.75 18.75 18.75], 'FaceColor',[0 0 0]);
rectangle('Position',[243.75 -543.75 18.75 18.75], 'FaceColor',[0 0 0]);
rectangle('Position',[225 -562.5 18.75 18.75], 'FaceColor',[1 1 1]);
rectangle('Position',[243.75 -562.5 18.75 18.75], 'FaceColor',[1 1 1]);
rectangle('Position',[262.5 -543.75 18.75 18.75], 'FaceColor',[0 0 0]);
rectangle('Position',[281.25 -543.75 18.75 18.75], 'FaceColor',[1 1 1]);
rectangle('Position',[262.5 -562.5 18.75 18.75], 'FaceColor',[1 1 1]);
rectangle('Position',[281.25 -562.5 18.75 18.75], 'FaceColor',[1 1 1]);
rectangle('Position',[225 -581.25 18.75 18.75], 'FaceColor',[1 1 1]);
rectangle('Position',[243.75 -581.25 18.75 18.75], 'FaceColor',[1 1 1]);
rectangle('Position',[225 -600 18.75 18.75], 'FaceColor',[0 0 0]);
rectangle('Position',[243.75 -600 18.75 18.75], 'FaceColor',[0 0 0]);
rectangle('Position',[262.5 -581.25 18.75 18.75], 'FaceColor',[1 1 1]);
rectangle('Position',[281.25 -581.25 18.75 18.75], 'FaceColor',[1 1 1]);
rectangle('Position',[262.5 -600 18.75 18.75], 'FaceColor',[0 0 0]);
rectangle('Position',[281.25 -600 18.75 18.75], 'FaceColor',[0 0 0]);
rectangle('Position',[337.5 -318.75 18.75 18.75], 'FaceColor',[0 0 0]);
rectangle('Position',[356.25 -318.75 18.75 18.75], 'FaceColor',[0 0 0]);
rectangle('Position',[337.5 -337.5 18.75 18.75], 'FaceColor',[0 0 0]);
rectangle('Position',[356.25 -337.5 18.75 18.75], 'FaceColor',[1 1 1]);
rectangle('Position',[337.5 -356.25 18.75 18.75], 'FaceColor',[0 0 0]);
rectangle('Position',[356.25 -356.25 18.75 18.75], 'FaceColor',[1 1 1]);
rectangle('Position',[337.5 -375 18.75 18.75], 'FaceColor',[0 0 0]);
rectangle('Position',[356.25 -375 18.75 18.75], 'FaceColor',[1 1 1]);
rectangle('Position',[375 -318.75 18.75 18.75], 'FaceColor',[0 0 0]);
rectangle('Position',[393.75 -318.75 18.75 18.75], 'FaceColor',[1 1 1]);
rectangle('Position',[375 -337.5 18.75 18.75], 'FaceColor',[1 1 1]);
rectangle('Position',[393.75 -337.5 18.75 18.75], 'FaceColor',[1 1 1]);
rectangle('Position',[300 -393.75 18.75 18.75], 'FaceColor',[0 0 0]);
rectangle('Position',[318.75 -393.75 18.75 18.75], 'FaceColor',[0 0 0]);
rectangle('Position',[300 -412.5 18.75 18.75], 'FaceColor',[1 1 1]);
rectangle('Position',[318.75 -412.5 18.75 18.75], 'FaceColor',[1 1 1]);
rectangle('Position',[337.5 -393.75 18.75 18.75], 'FaceColor',[0 0 0]);
rectangle('Position',[356.25 -393.75 18.75 18.75], 'FaceColor',[1 1 1]);
rectangle('Position',[337.5 -412.5 18.75 18.75], 'FaceColor',[1 1 1]);
rectangle('Position',[356.25 -412.5 18.75 18.75], 'FaceColor',[1 1 1]);
rectangle('Position',[525 -318.75 18.75 18.75], 'FaceColor',[1 1 1]);
rectangle('Position',[543.75 -318.75 18.75 18.75], 'FaceColor',[0 0 0]);
rectangle('Position',[525 -337.5 18.75 18.75], 'FaceColor',[1 1 1]);
rectangle('Position',[543.75 -337.5 18.75 18.75], 'FaceColor',[0 0 0]);
rectangle('Position',[562.5 -356.25 18.75 18.75], 'FaceColor',[1 1 1]);
rectangle('Position',[581.25 -356.25 18.75 18.75], 'FaceColor',[0 0 0]);
rectangle('Position',[562.5 -375 18.75 18.75], 'FaceColor',[1 1 1]);
rectangle('Position',[581.25 -375 18.75 18.75], 'FaceColor',[0 0 0]);
rectangle('Position',[562.5 -393.75 18.75 18.75], 'FaceColor',[1 1 1]);
rectangle('Position',[581.25 -393.75 18.75 18.75], 'FaceColor',[0 0 0]);
rectangle('Position',[562.5 -412.5 18.75 18.75], 'FaceColor',[1 1 1]);
rectangle('Position',[581.25 -412.5 18.75 18.75], 'FaceColor',[0 0 0]);
rectangle('Position',[300 -468.75 18.75 18.75], 'FaceColor',[0 0 0]);
rectangle('Position',[318.75 -468.75 18.75 18.75], 'FaceColor',[0 0 0]);
rectangle('Position',[300 -487.5 18.75 18.75], 'FaceColor',[1 1 1]);
rectangle('Position',[318.75 -487.5 18.75 18.75], 'FaceColor',[0 0 0]);
rectangle('Position',[300 -506.25 18.75 18.75], 'FaceColor',[1 1 1]);
rectangle('Position',[318.75 -506.25 18.75 18.75], 'FaceColor',[0 0 0]);
rectangle('Position',[300 -525 18.75 18.75], 'FaceColor',[1 1 1]);
rectangle('Position',[318.75 -525 18.75 18.75], 'FaceColor',[0 0 0]);
rectangle('Position',[375 -506.25 18.75 18.75], 'FaceColor',[1 1 1]);
rectangle('Position',[393.75 -506.25 18.75 18.75], 'FaceColor',[1 1 1]);
rectangle('Position',[375 -525 18.75 18.75], 'FaceColor',[0 0 0]);
rectangle('Position',[393.75 -525 18.75 18.75], 'FaceColor',[0 0 0]);
rectangle('Position',[412.5 -506.25 18.75 18.75], 'FaceColor',[1 1 1]);
rectangle('Position',[431.25 -506.25 18.75 18.75], 'FaceColor',[1 1 1]);
rectangle('Position',[412.5 -525 18.75 18.75], 'FaceColor',[0 0 0]);
rectangle('Position',[431.25 -525 18.75 18.75], 'FaceColor',[1 1 1]);
rectangle('Position',[300 -543.75 18.75 18.75], 'FaceColor',[1 1 1]);
rectangle('Position',[318.75 -543.75 18.75 18.75], 'FaceColor',[0 0 0]);
rectangle('Position',[300 -562.5 18.75 18.75], 'FaceColor',[1 1 1]);
rectangle('Position',[318.75 -562.5 18.75 18.75], 'FaceColor',[0 0 0]);
rectangle('Position',[300 -581.25 18.75 18.75], 'FaceColor',[1 1 1]);
rectangle('Position',[318.75 -581.25 18.75 18.75], 'FaceColor',[0 0 0]);
rectangle('Position',[300 -600 18.75 18.75], 'FaceColor',[0 0 0]);
rectangle('Position',[318.75 -600 18.75 18.75], 'FaceColor',[0 0 0]);
rectangle('Position',[375 -543.75 18.75 18.75], 'FaceColor',[0 0 0]);
rectangle('Position',[393.75 -543.75 18.75 18.75], 'FaceColor',[0 0 0]);
rectangle('Position',[375 -562.5 18.75 18.75], 'FaceColor',[1 1 1]);
rectangle('Position',[393.75 -562.5 18.75 18.75], 'FaceColor',[1 1 1]);
rectangle('Position',[412.5 -543.75 18.75 18.75], 'FaceColor',[0 0 0]);
rectangle('Position',[431.25 -543.75 18.75 18.75], 'FaceColor',[1 1 1]);
rectangle('Position',[412.5 -562.5 18.75 18.75], 'FaceColor',[1 1 1]);
rectangle('Position',[431.25 -562.5 18.75 18.75], 'FaceColor',[1 1 1]);
rectangle('Position',[375 -581.25 18.75 18.75], 'FaceColor',[1 1 1]);
rectangle('Position',[393.75 -581.25 18.75 18.75], 'FaceColor',[1 1 1]);
rectangle('Position',[375 -600 18.75 18.75], 'FaceColor',[0 0 0]);
rectangle('Position',[393.75 -600 18.75 18.75], 'FaceColor',[0 0 0]);
rectangle('Position',[412.5 -581.25 18.75 18.75], 'FaceColor',[1 1 1]);
rectangle('Position',[431.25 -581.25 18.75 18.75], 'FaceColor',[1 1 1]);
rectangle('Position',[412.5 -600 18.75 18.75], 'FaceColor',[0 0 0]);
rectangle('Position',[431.25 -600 18.75 18.75], 'FaceColor',[0 0 0]);
rectangle('Position',[450 -468.75 18.75 18.75], 'FaceColor',[0 0 0]);
rectangle('Position',[468.75 -468.75 18.75 18.75], 'FaceColor',[0 0 0]);
rectangle('Position',[450 -487.5 18.75 18.75], 'FaceColor',[1 1 1]);
rectangle('Position',[468.75 -487.5 18.75 18.75], 'FaceColor',[1 1 1]);
rectangle('Position',[525 -468.75 18.75 18.75], 'FaceColor',[0 0 0]);
rectangle('Position',[543.75 -468.75 18.75 18.75], 'FaceColor',[0 0 0]);
rectangle('Position',[525 -487.5 18.75 18.75], 'FaceColor',[1 1 1]);
rectangle('Position',[543.75 -487.5 18.75 18.75], 'FaceColor',[1 1 1]);
rectangle('Position',[562.5 -468.75 18.75 18.75], 'FaceColor',[0 0 0]);
rectangle('Position',[581.25 -468.75 18.75 18.75], 'FaceColor',[0 0 0]);
rectangle('Position',[562.5 -487.5 18.75 18.75], 'FaceColor',[1 1 1]);
rectangle('Position',[581.25 -487.5 18.75 18.75], 'FaceColor',[0 0 0]);
rectangle('Position',[562.5 -506.25 18.75 18.75], 'FaceColor',[1 1 1]);
rectangle('Position',[581.25 -506.25 18.75 18.75], 'FaceColor',[0 0 0]);
rectangle('Position',[562.5 -525 18.75 18.75], 'FaceColor',[1 1 1]);
rectangle('Position',[581.25 -525 18.75 18.75], 'FaceColor',[0 0 0]);
rectangle('Position',[487.5 -543.75 18.75 18.75], 'FaceColor',[0 0 0]);
rectangle('Position',[506.25 -543.75 18.75 18.75], 'FaceColor',[0 0 0]);
rectangle('Position',[487.5 -562.5 18.75 18.75], 'FaceColor',[1 1 1]);
rectangle('Position',[506.25 -562.5 18.75 18.75], 'FaceColor',[1 1 1]);
rectangle('Position',[450 -581.25 18.75 18.75], 'FaceColor',[1 1 1]);
rectangle('Position',[468.75 -581.25 18.75 18.75], 'FaceColor',[1 1 1]);
rectangle('Position',[450 -600 18.75 18.75], 'FaceColor',[0 0 0]);
rectangle('Position',[468.75 -600 18.75 18.75], 'FaceColor',[0 0 0]);
rectangle('Position',[487.5 -581.25 18.75 18.75], 'FaceColor',[1 1 1]);
rectangle('Position',[506.25 -581.25 18.75 18.75], 'FaceColor',[1 1 1]);
rectangle('Position',[487.5 -600 18.75 18.75], 'FaceColor',[0 0 0]);
rectangle('Position',[506.25 -600 18.75 18.75], 'FaceColor',[0 0 0]);
rectangle('Position',[562.5 -543.75 18.75 18.75], 'FaceColor',[1 1 1]);
rectangle('Position',[581.25 -543.75 18.75 18.75], 'FaceColor',[0 0 0]);
rectangle('Position',[562.5 -562.5 18.75 18.75], 'FaceColor',[1 1 1]);
rectangle('Position',[581.25 -562.5 18.75 18.75], 'FaceColor',[0 0 0]);
rectangle('Position',[525 -581.25 18.75 18.75], 'FaceColor',[1 1 1]);
rectangle('Position',[543.75 -581.25 18.75 18.75], 'FaceColor',[1 1 1]);
rectangle('Position',[525 -600 18.75 18.75], 'FaceColor',[0 0 0]);
rectangle('Position',[543.75 -600 18.75 18.75], 'FaceColor',[0 0 0]);
rectangle('Position',[562.5 -581.25 18.75 18.75], 'FaceColor',[1 1 1]);
rectangle('Position',[581.25 -581.25 18.75 18.75], 'FaceColor',[0 0 0]);
rectangle('Position',[562.5 -600 18.75 18.75], 'FaceColor',[0 0 0]);
rectangle('Position',[581.25 -600 18.75 18.75], 'FaceColor',[0 0 0]);
X=[560,525,506.25,487.5,487.5,450,420,375,356.25,337.5,318.75,300,262.5,262.5,225,187.5,150,112.5,93.75,75,56.25,56.25,56.25,75,75,75,75,37.5,37.5,37.5,40,40];
Y=[-560,-555,-547.5,-543.75,-525,-487.5,-450,-412.5,-412.5,-412.5,-408.75,-397.5,-375,-337.5,-300,-262.5,-262.5,-262.5,-281.25,-300,-318.75,-337.5,-356.25,-375,-412.5,-431.25,-450,-487.5,-506.25,-525,-560,-560];
hold on;
plot(X,Y,'r');
plot(X,Y,'bo');
legend('1907.7','Location','southoutside');
